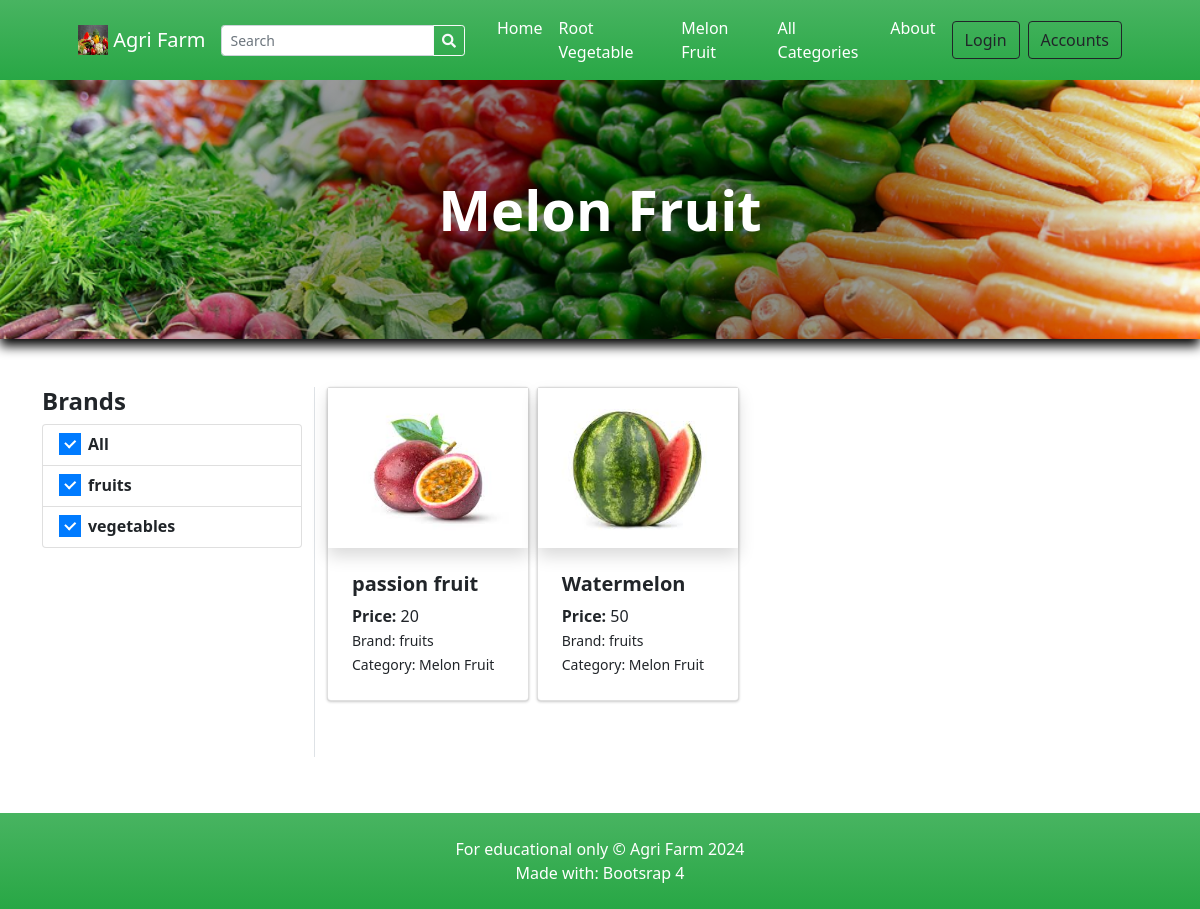
The app's page /?p=products&c=98f13708210194c475687be6106a3b84 with its own data.
### tables this page shows
CREATE TABLE `categories` (
  `id` int(30) NOT NULL,
  `user_id_categories` int(11) NOT NULL,
  `category` varchar(250) NOT NULL,
  `description` text DEFAULT NULL,
  `status` tinyint(1) NOT NULL DEFAULT 1,
  `delete_flag` tinyint(1) NOT NULL DEFAULT 0,
  `date_created` datetime NOT NULL DEFAULT current_timestamp()
);

CREATE TABLE `brands` (
  `id` int(30) NOT NULL,
  `user_id_brand` int(11) NOT NULL,
  `name` varchar(250) NOT NULL,
  `description` text DEFAULT NULL,
  `image_path` text DEFAULT NULL,
  `status` tinyint(1) NOT NULL DEFAULT 1,
  `delete_flag` tinyint(1) NOT NULL DEFAULT 0,
  `date_created` datetime NOT NULL DEFAULT current_timestamp()
);

CREATE TABLE `products` (
  `id` int(30) NOT NULL,
  `brand_id` int(30) NOT NULL,
  `category_id` int(30) NOT NULL,
  `name` varchar(250) NOT NULL,
  `specs` text NOT NULL,
  `status` tinyint(1) NOT NULL DEFAULT 1,
  `delete_flag` tinyint(1) NOT NULL DEFAULT 0,
  `date_created` datetime NOT NULL DEFAULT current_timestamp(),
  `user_id` int(50) NOT NULL
);

### classes/DBConnection.php (called while the page is built, shortened)
<?php
class DBConnection
{
    private $host = 'localhost';
    private $username = 'root';
    private $password = '';
    private $database = 'store';
    public $conn;
    public function __construct()
    {
        if (!isset($this->conn)) {
            $this->conn = new mysqli($this->host, $this->username, $this->password, $this->database);
        }
    }
}

### classes/SystemSettings.php (called while the page is built, shortened)
<?php
class SystemSettings extends DBConnection
{
	function userdata($field = '')
	{
		if (!empty($field)) {
			if (isset($_SESSION['userdata'][$field]))
				return $_SESSION['userdata'][$field];
			else
				return null;
		} else {
			return false;
		}
	}
	function info($field = '')
	{
		if (!empty($field)) {
			if (isset($_SESSION['system_info'][$field]))
				return $_SESSION['system_info'][$field];
			else
				return false;
		} else {
			return false;
		}
	}
}
$_settings = new SystemSettings();

### config.php (called while the page is built, shortened)
<?php
require_once('classes/DBConnection.php');
require_once('classes/SystemSettings.php');
function validate_image($file){
	if(!empty($file)){
        $ex = explode("?",$file);
        $file = $ex[0];
        $ts = isset($ex[1]) ? "?".$ex[1] : '';
		if(is_file(base_app.$file)){
			return base_url.$file.$ts;
		}else{
			return base_url.'dist/img/no-image-available.png';
		}
	}else{
		return base_url.'dist/img/no-image-available.png';
	}
}
function format_num($number = '' , $decimal = ''){
    if(is_numeric($number)){
        $ex = explode(".",$number);
        $decLen = isset($ex[1]) ? strlen($ex[1]) : 0;
        if(is_numeric($decimal)){
            return number_format($number,$decimal);
        }else{
            return number_format($number,$decLen);
        }
    }else{
        return "Invalid Input";
    }
}
?>

### products.php (the view, shortened to what this page needs)
<?php
$title = "";
if (isset($_GET['c']) && isset($_GET['s'])) {
    $cat_qry = $conn->query("SELECT * FROM categories where md5(id) = '{$_GET['c']}'");
    if ($cat_qry->num_rows > 0) {
        $result = $cat_qry->fetch_assoc();
        $title = $result['category'];
        $cat_description = $result['description'];
    }
    $sub_cat_qry = $conn->query("SELECT * FROM sub_categories where md5(id) = '{$_GET['s']}'");
    if ($sub_cat_qry->num_rows > 0) {
        $result = $sub_cat_qry->fetch_assoc();
        $sub_title = $result['sub_category'];
        $sub_cat_description = $result['description'];
    }
} elseif (isset($_GET['c'])) {
    $cat_qry = $conn->query("SELECT * FROM categories where md5(id) = '{$_GET['c']}'");
    if ($cat_qry->num_rows > 0) {
        $result = $cat_qry->fetch_assoc();
        $title = $result['category'];
    }
}
?>
<header class="bg-dark py-5" id="main-header">
    <div class="container px-4 px-lg-5 my-5">
        <div class="text-center text-white">
            <h1 class="display-4 fw-bolder"><?php echo $title ?></h1>
        </div>
    </div>
</header>
<section class="py-5">
    <div class="container">
        <div class="row">
            <div class="col-md-3 border-right mb-2 pb-3">
                <h4><b>Brands</b></h4>
                <ul class="list-group">
                    <a href="" class="list-group-item list-group-item-action">
                        <div class="icheck-primary d-inline">
                            <label for="brandAll">
                                All
                            </label>
                        </div>
                    </a>
                    <?php
                    $qry = $conn->query("SELECT * FROM brands where status =1 AND delete_flag = 0 order by name asc");
                    while ($row = $qry->fetch_assoc()):
                    ?>
                        <li class="list-group-item list-group-item-action">
                            <div class="icheck-primary d-inline">
                                <label for="brand-item-<?php echo $row['id'] ?>">
                                    <?php echo $row['name'] ?>
                                </label>
                            </div>
                        </li>
                    <?php endwhile; ?>
                </ul>
            </div>
            <div class="col-md-9">
                <div class="container-fluid p-0">
                    <div class="row gx-2 gx-lg-2 row-cols-1 row-cols-md-3 row-cols-xl-4">
                        <?php
                        $whereData = "";
                        if (isset($_GET['search']))
                            $whereData = " and (p.name LIKE '%{$_GET['search']}%' or b.name LIKE '%{$_GET['search']}%' or p.specs LIKE '%{$_GET['search']}%')";
                        elseif (isset($_GET['c']) && isset($_GET['s']))
                            $whereData = " and (md5(category_id) = '{$_GET['c']}' and md5(sub_category_id) = '{$_GET['s']}')";
                        elseif (isset($_GET['c']) && !isset($_GET['s']))
                            $whereData = " and md5(category_id) = '{$_GET['c']}' ";
                        elseif (isset($_GET['s']) && !isset($_GET['c']))
                            $whereData = " and md5(sub_category_id) = '{$_GET['s']}' ";
                        $bwhere = "";
                        $products = $conn->query("SELECT p.*,b.name as bname, c.category FROM `products` p inner join brands b on p.brand_id = b.id inner join categories c on p.category_id = c.id where p.status = 1 {$whereData} {$bwhere} order by rand() ");
                        while ($row = $products->fetch_assoc()):
                            $upload_path = base_app . '/uploads/product_' . $row['id'];
                            $img = "";
                            if (is_dir($upload_path)) {
                                $fileO = scandir($upload_path);
                                if (isset($fileO[2]))
                                    $img = "uploads/product_" . $row['id'] . "/" . $fileO[2];
                            }
                            foreach ($row as $k => $v) {
                                $row[$k] = trim(stripslashes($v));
                            }
                            $inventory = $conn->query("SELECT distinct(`price`) FROM inventory where product_id = " . $row['id'] . " order by `price` asc");
                            $inv = array();
                            while ($ir = $inventory->fetch_assoc()) {
                                $inv[] = format_num($ir['price']);
                            }
                            $price = '';
                            if (isset($inv[0]))
                                $price .= $inv[0];
                        ?>
                            <div class="col-md-12 mb-5">
                                <a class="card product-item text-reset text-decoration-none" href=".?p=view_product&id=<?php echo md5($row['id']) ?>">
                                    <div class="overflow-hidden shadow product-holder">
                                        <img class="card-img-top w-100 product-cover" src="<?php echo validate_image($img) ?>" alt="..." />
                                    </div>
                                    <div class="card-body p-4">
                                        <div class="">
                                            <h5 class="fw-bolder"><?php echo $row['name'] ?></h5>
                                            <span><b>Price: </b><?php echo $price ?></span>
                                        </div>
                                        <p class="m-0"><small>Brand: <?php echo $row['bname'] ?></small></p>
                                        <p class="m-0"><small>Category: <?php echo $row['category'] ?></small></p>
                                    </div>
                                </a>
                            </div>
                        <?php endwhile; ?>
                    </div>
                </div>
            </div>
        </div>
    </div>
</section>

### inc/topBarNav.php (shortened to what this page needs)
<nav class="navbar navbar-expand-lg navbar-dark bg-gradient-green">
  <div class="container px-4 px-lg-5 ">
    <a class="navbar-brand" href="./">
      <img src="<?php echo validate_image($_settings->info('logo')) ?>" width="30" height="30" class="d-inline-block align-top" alt="" loading="lazy">
      <?php echo $_settings->info('short_name') ?>
    </a>
    <form class="form-inline" id="search-form">
      <div class="input-group">
        <input class="form-control form-control-sm form " type="search" placeholder="Search" aria-label="Search" name="search" value="<?php echo isset($_GET['search']) ? $_GET['search'] : "" ?>" aria-describedby="button-addon2">
        <div class="input-group-append">
          <button class="btn btn-outline-light btn-sm m-0" type="submit" id="button-addon2"><i class="fa fa-search"></i></button>
        </div>
      </div>
    </form>
    <div class="collapse navbar-collapse" id="navbarSupportedContent">
      <ul class="navbar-nav me-auto mb-2 mb-lg-0 ms-lg-4">
        <li class="nav-item"><a class="nav-link text-white" aria-current="page" href="./">Home</a></li>
        <?php
        $cat_qry = $conn->query("SELECT * FROM categories where status = 1 AND delete_flag = 0 limit 3");
        $count_cats = $conn->query("SELECT * FROM categories where status = 1 ")->num_rows;
        while ($crow = $cat_qry->fetch_assoc()):
        ?>
          <li class="nav-item"><a class="nav-link text-white" aria-current="page" href="./?p=products&c=<?php echo md5($crow['id']) ?>"><?php echo $crow['category'] ?></a></li>
        <?php endwhile; ?>
        <?php if ($count_cats > 3): ?>
          <li class="nav-item"><a class="nav-link text-white" href="./?p=view_categories">All Categories</a></li>
        <?php endif; ?>
        <li class="nav-item"><a class="nav-link text-white" href="./?p=about">About</a></li>
      </ul>
      <div class="d-flex align-items-center">
        <?php if ($_settings->userdata('id') > 0 && $_settings->userdata('login_type') == 2): ?>
          <a class="text-dark mr-2 nav-link text-white" href="./?p=cart">
            <i class="bi-cart-fill me-1"></i>
            Cart
            <span class="badge bg-dark text-white ms-1 rounded-pill" id="cart-count">
              <?php
              $count = $conn->query("SELECT SUM(quantity) as items from `cart` where client_id =" . $_settings->userdata('id'))->fetch_assoc()['items'];
              echo ($count > 0 ? $count : 0);
              ?>
            </span>
          </a>
          <a href="./?p=my_account" class="text-dark  nav-link text-white"><b> Hi, <?php echo $_settings->userdata('firstname') ?>!</b></a>
          <a href="logout.php" class="text-dark  nav-link text-white"><i class="fa fa-sign-out-alt"></i></a>
        <?php else: ?>
          <button class="btn btn-outline-dark ml-2" id="login-btn" type="button">Login</button>
        <?php endif; ?>
        <a class="btn btn-outline-dark ml-2" href="http://localhost/agri-farm/home2.php">Accounts</a>
      </div>
    </div>
  </div>
</nav>

### records on screen
categories: category "Root Vegetable"
categories: category "Melon Fruit"
brands: name "fruits"
brands: name "vegetables"
products: shows a picture, name "passion fruit", price "20", brand.name "fruits", category.category "Melon Fruit"
products: shows a picture, name "Watermelon", price "50", brand.name "fruits", category.category "Melon Fruit"

### other values on screen
$_settings->info('short_name') "Agri Farm"
